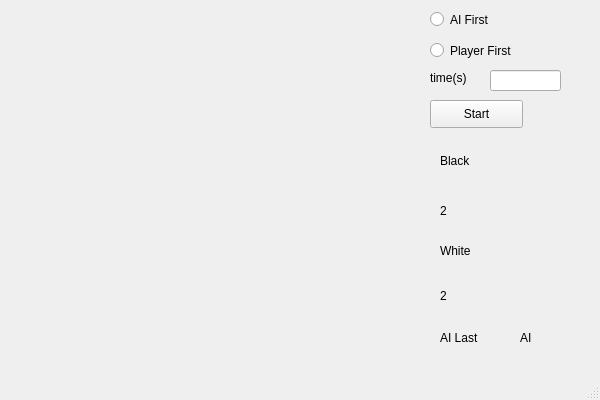
<?xml version="1.0" encoding="UTF-8"?>
<ui version="4.0">
 <class>MainWindow</class>
 <widget class="QMainWindow" name="MainWindow">
  <property name="geometry">
   <rect>
    <x>0</x>
    <y>0</y>
    <width>600</width>
    <height>400</height>
   </rect>
  </property>
  <property name="minimumSize">
   <size>
    <width>600</width>
    <height>400</height>
   </size>
  </property>
  <property name="maximumSize">
   <size>
    <width>600</width>
    <height>400</height>
   </size>
  </property>
  <property name="windowTitle">
   <string>MainWindow</string>
  </property>
  <widget class="QWidget" name="centralWidget">
   <widget class="QLabel" name="label">
    <property name="geometry">
     <rect>
      <x>440</x>
      <y>140</y>
      <width>101</width>
      <height>41</height>
     </rect>
    </property>
    <property name="styleSheet">
     <string notr="true">font: 20pt "Segoe UI";</string>
    </property>
    <property name="text">
     <string>Black</string>
    </property>
   </widget>
   <widget class="QLabel" name="label_2">
    <property name="geometry">
     <rect>
      <x>440</x>
      <y>230</y>
      <width>101</width>
      <height>41</height>
     </rect>
    </property>
    <property name="styleSheet">
     <string notr="true">font: 20pt "Segoe UI";</string>
    </property>
    <property name="text">
     <string>White</string>
    </property>
   </widget>
   <widget class="QLabel" name="blabel">
    <property name="geometry">
     <rect>
      <x>440</x>
      <y>200</y>
      <width>81</width>
      <height>21</height>
     </rect>
    </property>
    <property name="styleSheet">
     <string notr="true">font: 13pt "Segoe UI";</string>
    </property>
    <property name="text">
     <string>2</string>
    </property>
   </widget>
   <widget class="QLabel" name="wlabel">
    <property name="geometry">
     <rect>
      <x>440</x>
      <y>280</y>
      <width>71</width>
      <height>31</height>
     </rect>
    </property>
    <property name="styleSheet">
     <string notr="true">font: 12pt "Segoe UI";</string>
    </property>
    <property name="text">
     <string>2</string>
    </property>
   </widget>
   <widget class="QLabel" name="AIGO">
    <property name="geometry">
     <rect>
      <x>520</x>
      <y>330</y>
      <width>72</width>
      <height>15</height>
     </rect>
    </property>
    <property name="text">
     <string>AI</string>
    </property>
   </widget>
   <widget class="QRadioButton" name="AIchoice">
    <property name="geometry">
     <rect>
      <x>430</x>
      <y>10</y>
      <width>115</width>
      <height>19</height>
     </rect>
    </property>
    <property name="text">
     <string>AI First</string>
    </property>
   </widget>
   <widget class="QRadioButton" name="playerchoice">
    <property name="geometry">
     <rect>
      <x>430</x>
      <y>40</y>
      <width>121</width>
      <height>21</height>
     </rect>
    </property>
    <property name="text">
     <string>Player First</string>
    </property>
   </widget>
   <widget class="QPushButton" name="pushButton">
    <property name="geometry">
     <rect>
      <x>430</x>
      <y>100</y>
      <width>93</width>
      <height>28</height>
     </rect>
    </property>
    <property name="text">
     <string>Start</string>
    </property>
   </widget>
   <widget class="QLabel" name="label_3">
    <property name="geometry">
     <rect>
      <x>440</x>
      <y>330</y>
      <width>72</width>
      <height>15</height>
     </rect>
    </property>
    <property name="text">
     <string>AI Last</string>
    </property>
   </widget>
   <widget class="QLineEdit" name="time">
    <property name="geometry">
     <rect>
      <x>490</x>
      <y>70</y>
      <width>71</width>
      <height>21</height>
     </rect>
    </property>
   </widget>
   <widget class="QLabel" name="label_4">
    <property name="geometry">
     <rect>
      <x>430</x>
      <y>70</y>
      <width>72</width>
      <height>15</height>
     </rect>
    </property>
    <property name="text">
     <string>time(s)</string>
    </property>
   </widget>
  </widget>
  <widget class="QMenuBar" name="menuBar">
   <property name="geometry">
    <rect>
     <x>0</x>
     <y>0</y>
     <width>600</width>
     <height>26</height>
    </rect>
   </property>
  </widget>
  <widget class="QStatusBar" name="statusBar"/>
 </widget>
 <layoutdefault spacing="6" margin="11"/>
 <resources/>
 <connections/>
</ui>
